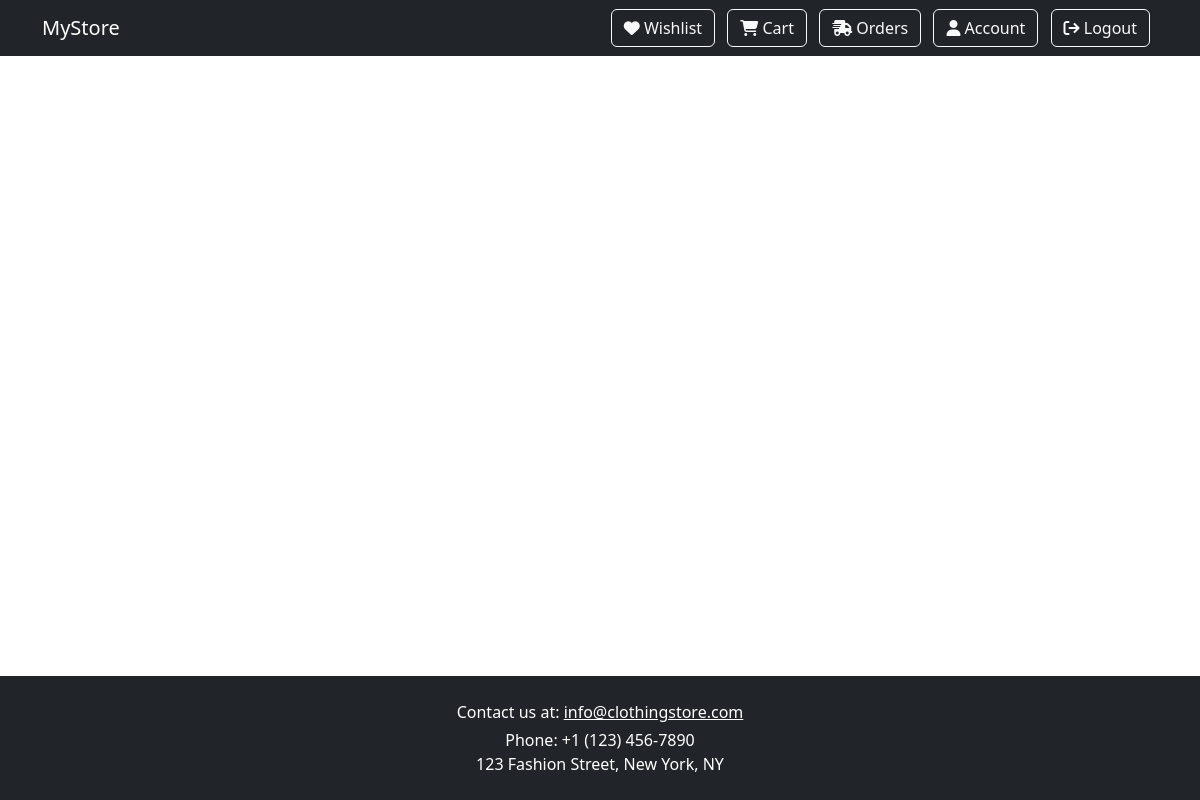
The page /shop/order/ (signed in) on the database as committed earlier.
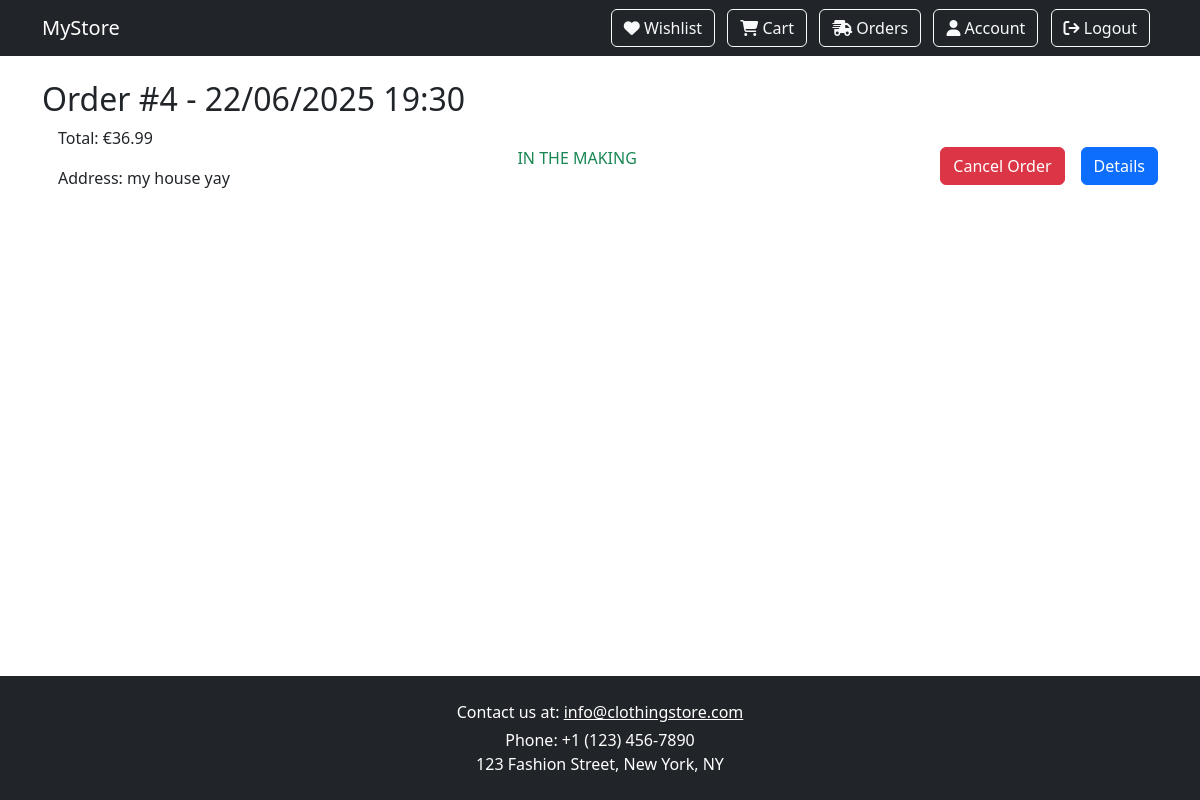
The same page on the database as committed later.
### shop/models.py (models this page shows, shortened)
class Order(models.Model):
    user = models.ForeignKey(Profile, on_delete=models.PROTECT, related_name="orders")
    total = models.DecimalField(max_digits=10, decimal_places=2, validators=[MinValueValidator(Decimal('0.00'))])
    date = models.DateTimeField(auto_now_add=True)
    address = models.CharField(max_length=255)
    status = models.ForeignKey(Status, on_delete=models.SET_NULL, null=True, blank=True, related_name="status")

class Status(models.Model):
    name = models.CharField(max_length=50, unique=True)
    def __str__(self):
        return self.name
    class Meta:
        ordering = ['name']
        verbose_name_plural = "Statuses"

### shop/views.py (the view)
# urls.py: path("order/", views.order_summery.as_view(), name="order_summary"),
class order_summery(ListView):
    model = Order
    template_name = 'order_summary.html'
    context_object_name = 'orders'
    def get_context_data(self, **kwargs):
        context = super().get_context_data(**kwargs)
        user = self.request.user
        orders = Order.objects.filter(user__user=user).order_by('-date')
        context['orders'] = orders
        context['is_client'] = user.is_authenticated and user.groups.filter(name='client').exists()
        context['is_manager'] = user.is_authenticated and user.groups.filter(name='manager').exists()
        context['is_admin'] = user.is_authenticated and user.is_superuser
        return context

### products/models.py (called while the page is built)
    def __str__(self):
        return self.name

### templates/order_summary.html (shortened to what this page needs)
{% extends 'base.html' %}
{% load static %}
{% block content %}
    {% for order in orders %}
        <div class="mb-4 cart-container">
            <h2>Order #{{ order.id }} - {{ order.date|date:"d/m/Y H:i" }}</h2>
            <div class="d-flex align-items-center justify-content-between">
                <div class="ms-3">
                    <p>Total: €{{ order.total }}</p>
                    <p>Address: {{ order.address }}</p>
                </div>
                <div class="ms-3">
                    <p class="text-success">{{ order.status }}</p>
                </div>
                <div class="ms-3 d-flex gap-3">
                    {% if order.status.id == 1 %}
                        <div class="ms-3">
                            <form method="post" action="{% url 'cancel_order' order.id %}">
                                <button type="submit" class="btn btn-danger">Cancel Order</button>
                            </form>
                        </div>
                    {% endif %}
                    <button class="btn btn-primary" type="button" data-bs-toggle="collapse"
                            data-bs-target="#orderDetails{{ order.id }}">
                        Details
                    </button>
                </div>
            </div>
        </div>
    {% endfor %}
{% endblock %}

Rows that differ between the two databases and show on the page:
added Order: id "4", date "22/06/2025 19:30", total "36.99", address "my house yay", status "IN THE MAKING", shows "Cancel Order"
